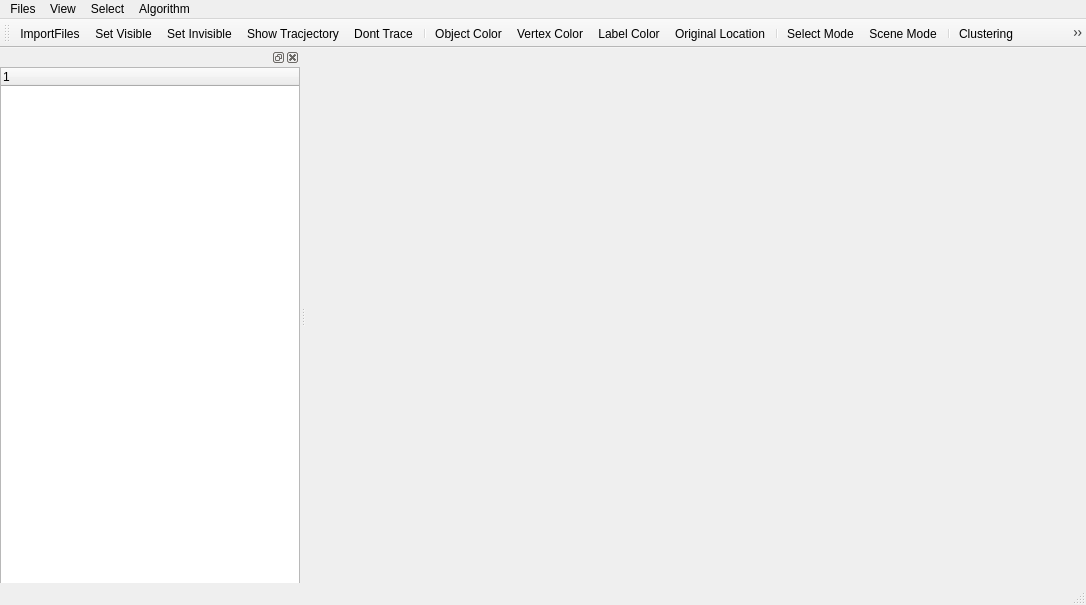
<?xml version="1.0" encoding="UTF-8"?>
<ui version="4.0">
 <class>main_windowClass</class>
 <widget class="QMainWindow" name="main_windowClass">
  <property name="geometry">
   <rect>
    <x>0</x>
    <y>0</y>
    <width>1086</width>
    <height>605</height>
   </rect>
  </property>
  <property name="windowTitle">
   <string>main_window</string>
  </property>
  <widget class="QWidget" name="centralWidget"/>
  <widget class="QMenuBar" name="menuBar">
   <property name="geometry">
    <rect>
     <x>0</x>
     <y>0</y>
     <width>1086</width>
     <height>26</height>
    </rect>
   </property>
   <widget class="QMenu" name="menuFiles">
    <property name="title">
     <string>Files</string>
    </property>
    <addaction name="actionImportFiles"/>
    <addaction name="actionSaveSnapshot"/>
   </widget>
   <widget class="QMenu" name="menuPaint">
    <property name="title">
     <string>View</string>
    </property>
    <addaction name="actionSet_Visible"/>
    <addaction name="actionSet_Invisible"/>
    <addaction name="actionObject_Color"/>
    <addaction name="actionVertex_Color"/>
    <addaction name="actionLabel_Color"/>
    <addaction name="actionOriginal_Location"/>
    <addaction name="actionShow_Tracjectory"/>
    <addaction name="actionDont_Trace"/>
   </widget>
   <widget class="QMenu" name="menuSelect">
    <property name="title">
     <string>Select</string>
    </property>
    <addaction name="actionScene_Mode"/>
    <addaction name="actionSelect_Mode"/>
    <addaction name="actionPaint_Interface"/>
   </widget>
   <widget class="QMenu" name="menuAlgorithm">
    <property name="title">
     <string>Algorithm</string>
    </property>
    <addaction name="actionClustering"/>
    <addaction name="actionRegister"/>
    <addaction name="actionSpectral_Cluster"/>
    <addaction name="actionGraphCut"/>
    <addaction name="actionCalculateNorm"/>
    <addaction name="actionClusterAll"/>
    <addaction name="actionVisDistortion"/>
    <addaction name="actionGCopti"/>
    <addaction name="actionPlanFit"/>
    <addaction name="actionOrderLabels"/>
    <addaction name="actionRefineSigFrame"/>
    <addaction name="actionMultiObjectSeg"/>
   </widget>
   <addaction name="menuFiles"/>
   <addaction name="menuPaint"/>
   <addaction name="menuSelect"/>
   <addaction name="menuAlgorithm"/>
  </widget>
  <widget class="QToolBar" name="mainToolBar">
   <attribute name="toolBarArea">
    <enum>TopToolBarArea</enum>
   </attribute>
   <attribute name="toolBarBreak">
    <bool>false</bool>
   </attribute>
   <addaction name="actionImportFiles"/>
   <addaction name="actionSet_Visible"/>
   <addaction name="actionSet_Invisible"/>
   <addaction name="actionShow_Tracjectory"/>
   <addaction name="actionDont_Trace"/>
   <addaction name="separator"/>
   <addaction name="actionObject_Color"/>
   <addaction name="actionVertex_Color"/>
   <addaction name="actionLabel_Color"/>
   <addaction name="actionOriginal_Location"/>
   <addaction name="separator"/>
   <addaction name="actionSelect_Mode"/>
   <addaction name="actionScene_Mode"/>
   <addaction name="separator"/>
   <addaction name="actionClustering"/>
   <addaction name="actionPaint_Interface"/>
  </widget>
  <widget class="QStatusBar" name="statusBar"/>
  <widget class="QDockWidget" name="dockWidget">
   <property name="minimumSize">
    <size>
     <width>300</width>
     <height>42</height>
    </size>
   </property>
   <attribute name="dockWidgetArea">
    <number>1</number>
   </attribute>
   <widget class="QWidget" name="dockWidgetContents">
    <widget class="QTreeWidget" name="treeWidget">
     <property name="geometry">
      <rect>
       <x>0</x>
       <y>0</y>
       <width>300</width>
       <height>549</height>
      </rect>
     </property>
     <property name="minimumSize">
      <size>
       <width>300</width>
       <height>0</height>
      </size>
     </property>
     <column>
      <property name="text">
       <string notr="true">1</string>
      </property>
     </column>
    </widget>
   </widget>
  </widget>
  <action name="actionImportFiles">
   <property name="icon">
    <iconset>
     <normaloff>Resources/openFile.png</normaloff>Resources/openFile.png</iconset>
   </property>
   <property name="text">
    <string>ImportFiles</string>
   </property>
  </action>
  <action name="actionSet_Visible">
   <property name="icon">
    <iconset>
     <normaloff>Resources/visible.png</normaloff>Resources/visible.png</iconset>
   </property>
   <property name="text">
    <string>Set Visible</string>
   </property>
  </action>
  <action name="actionSet_Invisible">
   <property name="icon">
    <iconset>
     <normaloff>Resources/invisible.png</normaloff>Resources/invisible.png</iconset>
   </property>
   <property name="text">
    <string>Set Invisible</string>
   </property>
  </action>
  <action name="actionScene_Mode">
   <property name="icon">
    <iconset>
     <normaloff>Resources/scene.png</normaloff>Resources/scene.png</iconset>
   </property>
   <property name="text">
    <string>Scene Mode</string>
   </property>
  </action>
  <action name="actionSelect_Mode">
   <property name="icon">
    <iconset>
     <normaloff>Resources/select.png</normaloff>Resources/select.png</iconset>
   </property>
   <property name="text">
    <string>Select Mode</string>
   </property>
  </action>
  <action name="actionClustering">
   <property name="icon">
    <iconset>
     <normaloff>Resources/categorize.png</normaloff>Resources/categorize.png</iconset>
   </property>
   <property name="text">
    <string>Clustering</string>
   </property>
  </action>
  <action name="actionObject_Color">
   <property name="icon">
    <iconset>
     <normaloff>Resources/tree.png</normaloff>Resources/tree.png</iconset>
   </property>
   <property name="text">
    <string>Object Color</string>
   </property>
  </action>
  <action name="actionVertex_Color">
   <property name="icon">
    <iconset>
     <normaloff>Resources/leaf.png</normaloff>Resources/leaf.png</iconset>
   </property>
   <property name="text">
    <string>Vertex Color</string>
   </property>
  </action>
  <action name="actionLabel_Color">
   <property name="icon">
    <iconset>
     <normaloff>Resources/label.png</normaloff>Resources/label.png</iconset>
   </property>
   <property name="text">
    <string>Label Color</string>
   </property>
  </action>
  <action name="actionOriginal_Location">
   <property name="icon">
    <iconset>
     <normaloff>Resources/tree2.png</normaloff>Resources/tree2.png</iconset>
   </property>
   <property name="text">
    <string>Original Location</string>
   </property>
  </action>
  <action name="actionShow_Tracjectory">
   <property name="icon">
    <iconset>
     <normaloff>Resources/show_trace.png</normaloff>Resources/show_trace.png</iconset>
   </property>
   <property name="text">
    <string>Show Tracjectory</string>
   </property>
  </action>
  <action name="actionDont_Trace">
   <property name="icon">
    <iconset>
     <normaloff>Resources/dont_trace.png</normaloff>Resources/dont_trace.png</iconset>
   </property>
   <property name="text">
    <string>Dont Trace</string>
   </property>
  </action>
  <action name="actionRegister">
   <property name="text">
    <string>Register</string>
   </property>
  </action>
  <action name="actionSpectral_Cluster">
   <property name="text">
    <string>Spectral Cluster</string>
   </property>
  </action>
  <action name="actionGraphCut">
   <property name="text">
    <string>GraphCut</string>
   </property>
  </action>
  <action name="actionCalculateNorm">
   <property name="text">
    <string>CalculateNorm</string>
   </property>
  </action>
  <action name="actionClusterAll">
   <property name="text">
    <string>ClusterAll</string>
   </property>
  </action>
  <action name="actionVisDistortion">
   <property name="text">
    <string>VisDistortion</string>
   </property>
  </action>
  <action name="actionGCopti">
   <property name="text">
    <string>GCopti</string>
   </property>
  </action>
  <action name="actionPlanFit">
   <property name="text">
    <string>PlanFit</string>
   </property>
  </action>
  <action name="actionOrderLabels">
   <property name="text">
    <string>OrderLabels</string>
   </property>
  </action>
  <action name="actionRefineSigFrame">
   <property name="text">
    <string>refineSigFrame</string>
   </property>
  </action>
  <action name="actionSaveSnapshot">
   <property name="text">
    <string>SaveSnapshot</string>
   </property>
  </action>
  <action name="action">
   <property name="text">
    <string>Paint Interface</string>
   </property>
  </action>
  <action name="actionPaint_Interface">
   <property name="icon">
    <iconset>
     <normaloff>Resources/paint.png</normaloff>Resources/paint.png</iconset>
   </property>
   <property name="text">
    <string>Paint Interface</string>
   </property>
  </action>
  <action name="actionMultiObjectSeg">
   <property name="text">
    <string>MultiObjectSeg</string>
   </property>
  </action>
 </widget>
 <layoutdefault spacing="6" margin="11"/>
 <resources>
  <include location="main_window.qrc"/>
 </resources>
 <connections/>
</ui>
